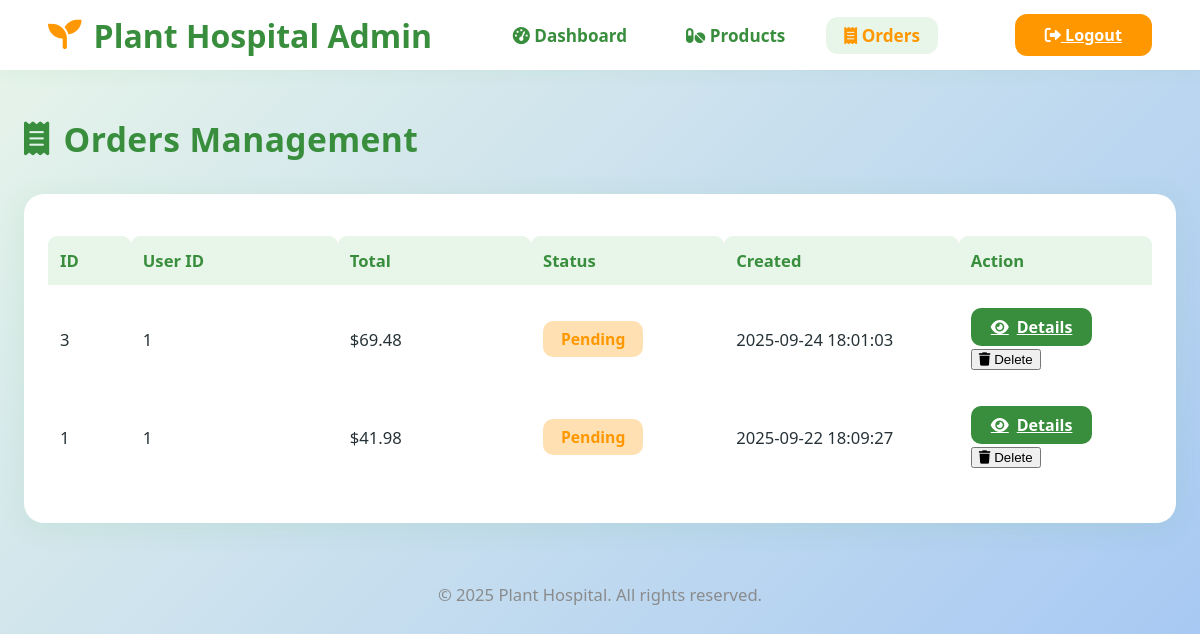
Page /admin/orders (signed in) on the committed database.
### tables this page shows
CREATE TABLE orders (
  id INTEGER PRIMARY KEY AUTOINCREMENT,
  user_id INTEGER,
  total REAL,
  status TEXT DEFAULT 'pending', -- pending/paid/cancelled
  created_at TIMESTAMP DEFAULT CURRENT_TIMESTAMP
);

### flaskr/admin.py (the view)
@bp.route('/orders')
@admin_required
def orders():
    db = get_db()
    orders = db.execute('SELECT * FROM orders ORDER BY created_at DESC').fetchall()
    return render_template('admin/orders.html', orders=orders)

### flaskr/admin.py (called while the page is built)
def admin_required(view):
    from functools import wraps
    def wrapped_view(**kwargs):
        if not session.get('user_id') == 1:
            return redirect(url_for('auth.login'))
        return view(**kwargs)
    return wraps(view)(wrapped_view)

### flaskr/auth.py (called while the page is built)
@bp.before_app_request
def load_logged_in_user():
    user_id = session.get('user_id')
    if user_id is None:
        g.user = None
    else:
        g.user = get_db().execute(
            'SELECT * FROM user WHERE id = ?', (user_id,)
        ).fetchone()

### flaskr/db.py (called while the page is built)
def get_db():
    if 'db' not in g:
        g.db = sqlite3.connect(
            current_app.config['DATABASE'],
            detect_types=sqlite3.PARSE_DECLTYPES
        )
        g.db.row_factory = sqlite3.Row
    return g.db

### flaskr/templates/admin/orders.html (shortened to what this page needs)
<!DOCTYPE html>
<html lang="en">
  <head>
    <link
      rel="stylesheet"
      href="https://cdnjs.cloudflare.com/ajax/libs/font-awesome/6.0.0-beta3/css/all.min.css"
    />
  </head>
  <body>
    <header class="admin-header">
      <div class="logo">
        <i class="fas fa-seedling"></i> Plant Hospital Admin
      </div>
      <nav class="nav-menu">
        <a href="{{ url_for('admin.dashboard') }}"
          ><i class="fas fa-tachometer-alt"></i> Dashboard</a
        >
        <a href="{{ url_for('admin.products') }}"
          ><i class="fas fa-pills"></i> Products</a
        >
        <a href="{{ url_for('admin.orders') }}" class="active"
          ><i class="fas fa-receipt"></i> Orders</a
        >
      </nav>
      <a href="{{ url_for('auth.logout') }}" class="logout-btn"
        ><i class="fas fa-sign-out-alt"></i> Logout</a
      >
    </header>
    <main class="admin-main">
      <div class="page-title">
        <i class="fas fa-receipt"></i> Orders Management
      </div>
      <div class="orders-table-card">
        <table>
          <tr>
            <th style="width: 6%">ID</th>
            <th style="width: 15%">User ID</th>
            <th style="width: 14%">Total</th>
            <th style="width: 14%">Status</th>
            <th style="width: 17%">Created</th>
            <th style="width: 14%">Action</th>
          </tr>
          {% for o in orders %}
          <tr>
            <td>{{ o['id'] }}</td>
            <td>{{ o['user_id'] }}</td>
            <td>${{ '%.2f' % (o['total'] or 0) }}</td>
            <td>
              <span class="status-badge {{ o['status']|lower }}"
                >{{ o['status'].capitalize() }}</span
              >
            </td>
            <td>{{ o['created_at'] }}</td>
            <td>
              <a
                href="{{ url_for('admin.order_detail', order_id=o['id']) }}"
                class="btn-detail"
                ><i class="fas fa-eye"></i> Details</a
              >
              <form
                method="post"
                action="{{ url_for('admin.delete_order', order_id=o['id']) }}"
                style="display: inline"
                onsubmit="return confirm('Delete this order?');"
              >
                <button><i class="fas fa-trash"></i> Delete</button>
              </form>
            </td>
          </tr>
          {% else %}
          <tr>
            <td colspan="6" style="text-align: center; color: #aaa">
              No orders found.
            </td>
          </tr>
          {% endfor %}
        </table>
      </div>
      <div class="footer">&copy; 2025 Plant Hospital. All rights reserved.</div>
    </main>
  </body>
</html>

### flaskr/templates/admin/orders.html (style rules this page uses)
body { font-family: "Segoe UI", Arial, sans-serif; background: linear-gradient(135deg, #e8f5e9 0%, #a2c5f4 100%); color: #263238; margin: 0; min-height: 100vh; }
.admin-header { background: #fff; padding: 0 4vw; height: 70px; display: flex; align-items: center; justify-content: space-between; box-shadow: 0 2px 16px #4caf5012; }
.admin-header .logo { font-size: 2rem; font-weight: 800; color: #388e3c; display: flex; align-items: center; gap: 12px; }
.admin-header .logo i { color: #ff9800; font-size: 2.1rem; }
.nav-menu { display: flex; gap: 23px; align-items: center; }
.nav-menu a { text-decoration: none; color: #388e3c; font-size: 1.07rem; font-weight: 600; padding: 7px 18px; border-radius: 12px; transition: background 0.18s, color 0.18s; }
.nav-menu a.active, .nav-menu a:hover { background: #e8f5e9; color: #ff9800; }
.admin-header .logout-btn { background: #ff9800; color: #fff; border: none; border-radius: 12px; padding: 10px 30px; font-weight: 600; font-size: 1.01rem; cursor: pointer; transition: background 0.2s; margin-left: 14px; }
.admin-main { max-width: 1200px; margin: 46px auto 0 auto; padding: 0 2vw 36px 2vw; }
.page-title { font-size: 2.1rem; color: #388e3c; font-weight: 800; margin-bottom: 32px; display: flex; align-items: center; gap: 14px; letter-spacing: 0.4px; }
.orders-table-card { background: #fff; border-radius: 20px; box-shadow: 0 5px 28px #4caf501b; padding: 32px 24px; margin-bottom: 38px; overflow-x: auto; }
table { width: 100%; border-collapse: separate; border-spacing: 0 10px; font-size: 1.04rem; }
th, td { text-align: left; padding: 13px 12px; }
th { background: #e8f5e9; color: #388e3c; font-weight: 700; border-radius: 9px 9px 0 0; }
td { background: #fff; border-radius: 8px; }
.status-badge { display: inline-block; border-radius: 10px; font-size: 0.98rem; font-weight: 700; padding: 7px 18px; }
.status-badge.pending { background: #ffe0b2; color: #ff9800; }
.btn-detail { background: #388e3c; color: #fff; border: none; border-radius: 10px; padding: 8px 20px; font-size: 1rem; cursor: pointer; font-weight: 600; transition: background 0.18s; display: inline-flex; align-items: center; gap: 8px; }
.footer { margin-top: 60px; color: #888; text-align: center; font-size: 1.04rem; opacity: 0.96; }

### rows in the picture
orders: id "3", user_id "1", total "69.48", status "Pending", created_at "2025-09-24 18:01:03"
orders: id "1", user_id "1", total "41.98", status "Pending", created_at "2025-09-22 18:09:27"
